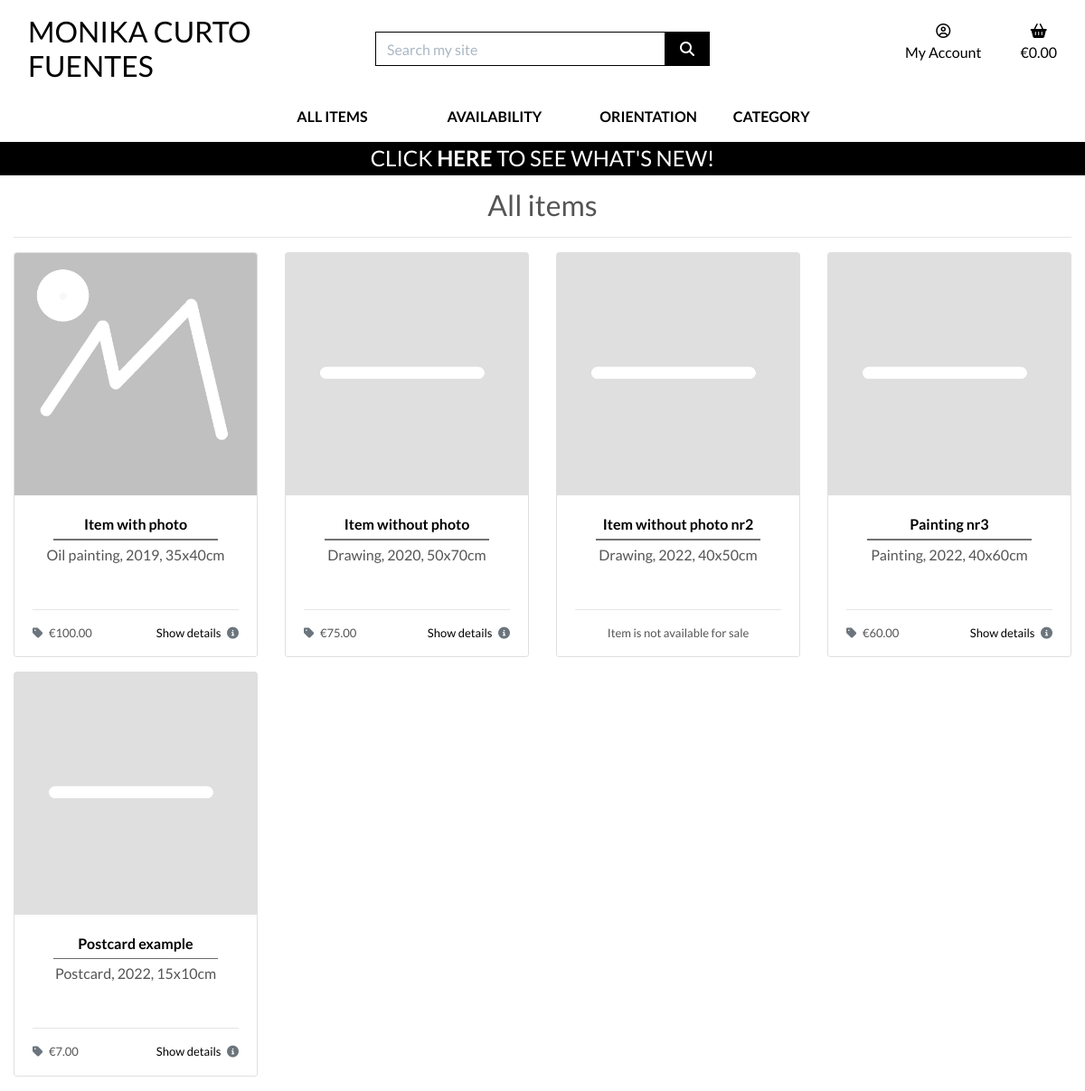
Before: /products/ with the older database file.
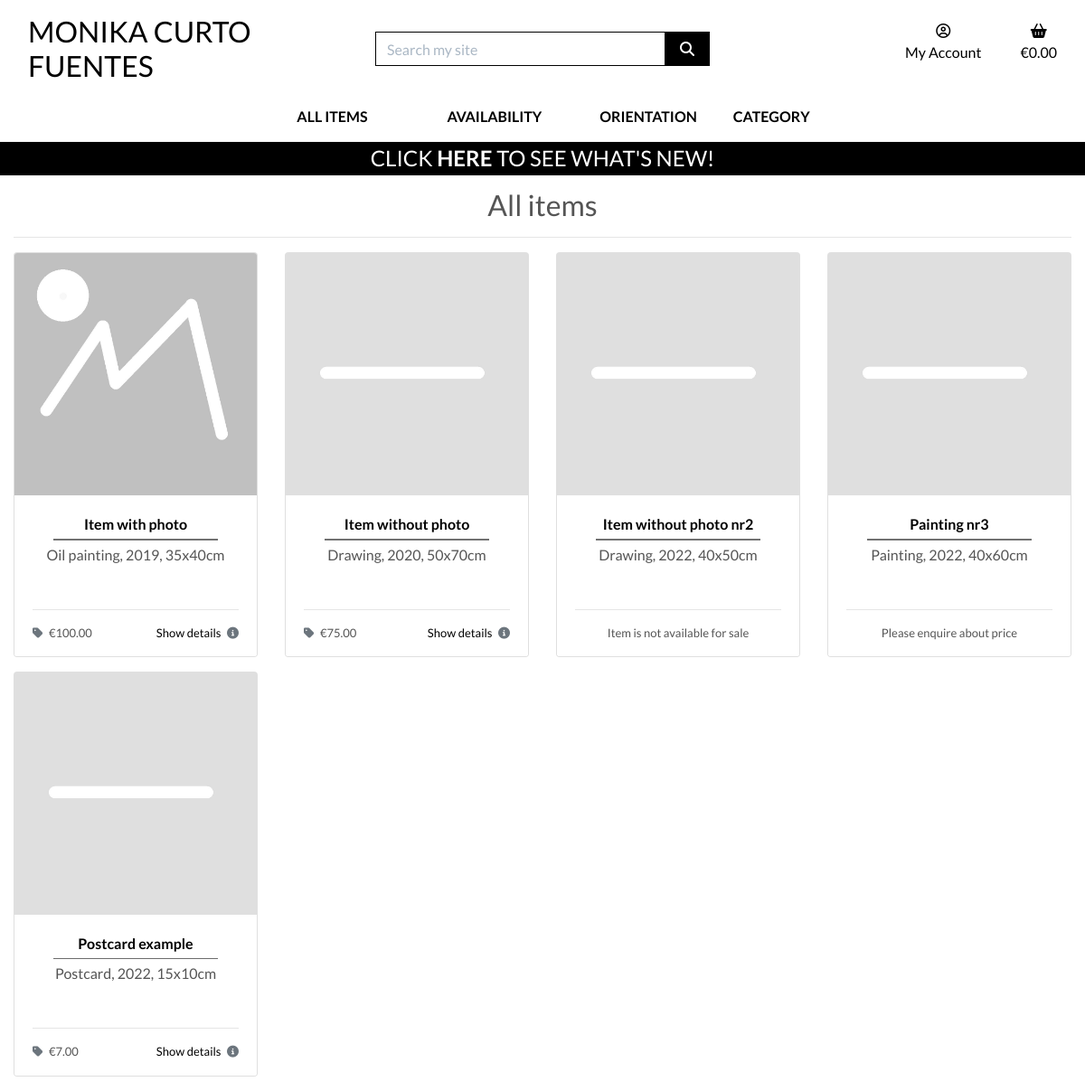
After: the same page with the newer database file.
### products/models.py (models this page shows, shortened)
class Product(models.Model):
    sku = models.CharField(
        max_length=254,
        null=True,
        blank=True)
    title = models.CharField(
        max_length=254,
        unique=True)
    excerpt = models.TextField(
        blank=True)
    description = models.TextField()
    price = models.DecimalField(
        max_digits=6,
        decimal_places=2,
        null=True,
        blank=True)
    image = models.ImageField(
        null=True,
        blank=True)
    category = models.ForeignKey(
        'Category',
        null=True,
        blank=True,
        on_delete=models.SET_NULL)
    orientation = models.CharField(
        max_length=9,
        choices=ORIENTATION,
        null=True,
        blank=True)
    is_unique = models.BooleanField(
        default=True)
    priority = models.CharField(
        max_length=10,
        choices=PRIORITY_CHOICES,
        default="3 - Normal",
        null=True,
        blank=True)
    highlight = models.BooleanField(
        default=False)
    available = models.BooleanField(
        default=True)
    live = models.BooleanField(
        default=False)
    created_on = models.DateTimeField(
        auto_now_add=True)
    updated_on = models.DateTimeField(
        auto_now=True)
    class Meta:
        ordering = ['priority', 'created_on']

### products/views.py (the view, shortened to what this page needs)
def all_products(request):
    products = Product.objects.all()
    query = None
    available = None
    availability = None
    orientation = None
    orientations = None
    categories = None
    highlights = None
    context = {
        'products': products,
        'search_term': query,
        'available': available,
        'current_availability': availability,
        'orientation': orientation,
        'current_orientations': orientations,
        'current_categories': categories,
        'highlights': highlights,
    }
    return render(request, 'products/products.html', context)

### bag/contexts.py (called while the page is built, shortened)
def bag_contents(request):
    bag_items = []
    total = 0
    product_count = 0
    bag = request.session.get('bag', {})
    if total < settings.FREE_DELIVERY_THRESHOLD and total > 0:
        min_charge = settings.DELIVERY_MIN_CHARGE
        delivery = max(
            total * Decimal(settings.STANDARD_DELIVERY_PERCENTAGE / 100),
            min_charge)
        free_delivery_delta = settings.FREE_DELIVERY_THRESHOLD - total
    else:
        delivery = 0
        free_delivery_delta = 0
    grand_total = delivery + total
    context = {
        'bag_items': bag_items,
        'total': total,
        'product_count': product_count,
        'delivery': delivery,
        'free_delivery_delta': free_delivery_delta,
        'free_delivery_threshold': settings.FREE_DELIVERY_THRESHOLD,
        'grand_total': grand_total,
    }
    return context

### products/templates/products/products.html (shortened to what this page needs)
{% extends "base.html" %}
{% load static %}
{% block page_header %}
    <div class="container header-container">
    </div>
{% endblock %}
{% block content %}
    <div class="overlay"></div>
    <div class="container-fluid">
        <div class="row">
            <div class="col-12 text-center mt-5">
                <h2>
                    {% if search_term %}
                        {{ products|length }} item{% if products|length != 1 %}s {% endif %} found for <strong>{{ search_term }}</strong>
                    {% elif current_orientations %}
                        {{ orientation }}s
                    {% elif current_categories %}
                        {% for c in current_categories %}
                            <a href="{% url 'products' %}?category={{ c.name }}">
                                {{ c.friendly_name }}s
                            </a>
                        {% endfor %}
                    {% else %}
                        All items
                    {% endif %}
                </h2>
                <hr class="mb-3">
            </div>
            <div class="col">
                <div class="row">
                    {% for product in products %}
                        {% if product.live %}
                            <div class="col-md-4 col-xl-3 mb-3">
                                <div class="card h-100">
                                    {% if product.image %}
                                        <a href="{% url 'product_detail' product.id %}">
                                            <img src="{{ product.image.url }}" alt="{{ product.title }}" class="card-img-top img-fluid">
                                        </a>
                                    {% else %}
                                        <a href="{% url 'product_detail' product.id %}">
                                            <img src="{{ MEDIA_URL }}placeholder.jpg" alt="{{ product.title }}" class="card-image-top img-fluid">
                                        </a>
                                    {% endif %}
                                    <div class="card-body text-center">
                                        <a href="{% url 'product_detail' product.id %}">
                                            <p class="mb-0 font-weight-bold">{{ product.title }}</p>
                                        </a>
                                        <hr class="hr-middle">
                                        <p class="mb-0">{{ product.excerpt }}</p>
                                    </div>
                                    <div class="card-footer">
                                        <div class="row">
                                            <div class="col">
                                                <hr>
                                                {% if product.available and product.price %}
                                                    <p class="float-left">
                                                        <i class="fas fa-tag mr-1 text-muted"></i>
                                                        &euro;{{ product.price }}
                                                    </p>
                                                    <a href="{% url 'product_detail' product.id %}">
                                                        <p class="float-right">
                                                            Show details
                                                            <i class="fas fa-info-circle ml-1 text-muted"></i>
                                                        </p>
                                                    </a>
                                                {% elif product.available and not product.price %}
                                                    <p class="text-center">
                                                        Please enquire about price
                                                    </p>
                                                {% else %}
                                                    <p class="text-center">
                                                        Item is not available for sale
                                                    </p>
                                                {% endif %}
                                            </div>
                                        </div>
                                    </div>
                                </div>
                            </div>
                        {% endif %}
                    {% endfor %}
                </div>
            </div>
        </div>
    </div>
{% endblock %}

### templates/base.html (shortened to what this page needs)
{% load static %}
<!doctype html>
<html lang="en">
    <head>
        {% block corecss %}
            <link rel="stylesheet" href="https://cdn.jsdelivr.net/npm/bootstrap@4.4.1/dist/css/bootstrap.min.css">
            <link rel="stylesheet" href="{% static 'css/base.css' %}">
        {% endblock %}
    </head>
    <body>
        <header class="container-fluid fixed-top">
            <div id="topnav" class="row bg-white pt-lg-2 d-none d-lg-flex">
                <div class="col-12 col-lg-4 my-auto py-1 py-lg-0 text-center text-lg-left">
                    <a href="{% url 'home' %}" class="nav-link main-logo-link">
                        <h2 class="logo-font text-black my-0">
                            Monika Curto Fuentes
                        </h2>
                    </a>
                </div>
                <div class="col-12 col-lg-4 my-auto py-1 py-lg-0">
                    <form method="GET" action="{% url 'products' %}">
                        <div class="input-group w-100">
                            <input type="text" class="form-control border border-black rounded-0" type="text" name="q" placeholder="Search my site">
                            <div class="input-group-append">
                                <button class="form-control btn btn-black border border-black rounded-0" type="submit">
                                    <span class="icon">
                                        <i class="fas fa-search"></i>
                                    </span>
                                </button>
                            </div>
                        </div>
                    </form>
                </div>
                <div class="col-12 col-lg-4 my-auto py-1 py-lg-0">
                    <ul class="list-inline list-unstyled text-center text-lg-right my-0">
                        <li class="list-inline-item dropdown">
                            <a class="text-black nav-link" href="#" id="user-options" data-toggle="dropdown" aria-haspopup="true" aria-expanded="false">
                                <div class="text-center">
                                    <div><i class="far fa-user-circle"></i></div>
                                    <p class="my-0">My Account</p>
                                </div>
                            </a>
                        </li>
                        <li class="list-inline-item">
                            <a class="{% if grand_total %}text-info font-weight-bold{% else %}text-black{% endif %} nav-link" href="{% url 'view_bag' %}">
                                <div class="text-center">
                                    <div><i class="fas fa-shopping-basket"></i></div>
                                    <p class="my-o">
                                        {% if grand_total %}
                                            &euro;{{ grand_total|floatformat:2 }}
                                        {% else %}
                                            &euro;0.00
                                        {% endif %}
                                    </p>
                                </div>
                            </a>
                        </li>
                    </ul>
                </div>
            </div>
            <div class="row bg-white">
                <nav class="navbar navbar-expand-lg navbar-light w-100">
                    {% include 'includes/main-nav.html' %}
                </nav>
            </div>
            <div class="top-banner row text-center">
                <div class="col bg-black text-white">
                    <h4 class="logo-font my-1">
                        Click
                        <a href="{% url 'products' %}?highlight=True" class="text-white"><strong>here</strong></a>
                        to see what's new!
                    </h4>
                </div>
            </div>
        </header>
        {% block page_header %}
        {% endblock %}
        {% block content %}
        {% endblock %}
    </body>
</html>

### templates/includes/main-nav.html (shortened to what this page needs)
<div class="collapse navbar-collapse" id="main-nav">
    <ul class="navbar-nav w-auto mx-auto">
        <li class="nav-item">
            <a href="{% url 'products' %}" class="logo-font font-weight-bold nav-link text-black mr-5">All Items</a>
        </li>
        <li class="nav-item dropdown">
            <a class="logo-font font-weight-bold nav-link text-black mr-5" href="#" id="availability-link" data-toggle="dropdown" aria-haspopup="true" aria-expanded="false">
                Availability
            </a>
        </li>
        <li class="nav-item dropdown">
            <a class="logo-font font-weight-bold nav-link text-black mr-5" href="#" id="orientation-link" data-toggle="dropdown" aria-haspopup="true" aria-expanded="false">
                Orientation
            </a>
        </li>
        <li class="nav-item dropdown">
            <a class="logo-font font-weight-bold nav-link text-black" href="#" id="category-link" data-toggle="dropdown" aria-haspopup="true" aria-expanded="false">
                Category
            </a>
        </li>
    </ul>
</div>

### static/css/base.css (style rules this page uses)
html { height: 100%; }
body { background: url('/media/homepage_background.jpg') no-repeat center center fixed; background-size: cover; height: calc(100vh - 164px); color: #555; font-family: 'Lato'; }
a:link { color: black; text-decoration: none; }
.hr-middle { height: 0.25px; background: rgb(120, 120, 120); width: 80%; margin: .25rem 10% .25rem 10%; }
.card-footer { background-color: #fff; border-top: none; padding-bottom: 0; }
.card-footer p { font-size: small; }
.icon { align-items: center; display: inline-flex; justify-content: center; height: 1.5rem; width: 1.5rem; }
.logo-font { text-transform: uppercase; }
.main-logo-link { width: fit-content; }
.btn-black { background: black; color: white !important; }
.text-black { color: #000 !important; }
.border-black { border: 1px solid black !important; }
.bg-black { background: #000 !important; }
.overlay { height: 100%; width: 100%; top: 0; left: 0; position: fixed; background: white; z-index: -1; }
input[name='q']::placeholder { color: #aab7c4; }
@media (min-width: 1200px) { .container { max-width: 80%; } }
@media (min-width: 992px) { .header-container { padding-top: 160px; } }
@media (min-width: 992px) { .dropdown > a { text-align: center; width: 100%; } }

Changed rows visible on the page:
changed Product "Painting nr3": price "60.00" → (not shown); price "€ Show details" → "Please enquire about price"
